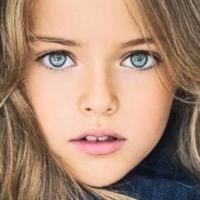
#> input picture Models/age_prediction/crop_part1/10_1_0_20170109204617417.jpg.chip.jpg, 200 x 200 px, found by its file name; its folder holds only this picture in this run
$ jupyter execute --allow-errors age_prediction.ipynb
#> lines starting #> are read from the running program, lines starting #| are printed output that depends on the picture
# Imports

[cell 1]
import pandas as pd
import numpy as np
import seaborn as sns
import os
from PIL import Image, ImageOps
from sklearn.model_selection import train_test_split
import matplotlib.pyplot as plt
from keras.models import Sequential
from keras.layers import Conv2D, MaxPooling2D, Activation, Dropout, Flatten, Dense
from keras import optimizers
from tensorflow.keras.preprocessing.image import ImageDataGenerator
import tensorflow as tf

# Loading Data

[cell 2]
import os
from PIL import Image
import pandas as pd

image_dir = "/home/jay/Face_Analysis/datasets/age_prediction/crop_part1"


images = []
ages = []
genders = []

# Loop through images
for filename in os.listdir(image_dir)[:8000]:
    try:
        age, gender = map(int, filename.split("_")[:2])
        img_path = os.path.join(image_dir, filename)
        img = Image.open(img_path).convert("RGB")
#> img is the input picture: PIL image 200x200 RGB; mean R, G, B 170.1, 137.5, 117

        ages.append(age)
        genders.append(gender)
        images.append(img)

    except Exception as e:
        print(f"Skipping file {filename}: {e}")

# Create a DataFrame
df = pd.DataFrame({
    "Images": images,
    "Ages": ages,
    "Genders": genders
})
#> df = table of 1 rows and 3 columns

df.head()
#> Out = table of 1 rows and 3 columns

[cell 3]
df['Genders'].value_counts()

#> (a cell that did not finish here is left out)

#> (a cell that did not finish here is left out)

#  Visualising and Preparing Data

[cell 6]
sns.histplot(df['Ages'],kde=True,bins=30)
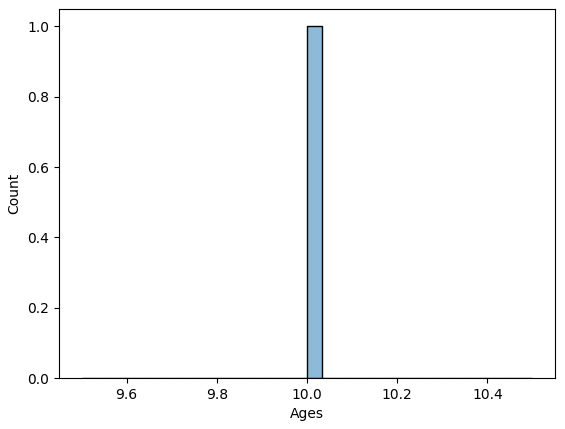
#> figure drawn by matplotlib, 1 panel; tallest bar 1 high, from x = 10 to 10.03

[cell 7]
under4s = []

for i in range(len(df)):
    if df['Ages'].iloc[i] <= 4:
        under4s.append(df.iloc[i])
#> this loop made 1 pass
#> after the loop, under4s = []
under4s = pd.DataFrame(under4s)
#> under4s = table of 0 rows and 0 columns
under4s = under4s.sample(frac = 0.3)

df = df[df['Ages'] > 4]
df = pd.concat([df,under4s],ignore_index = True)

[cell 8]
sns.histplot(df['Ages'],kde=True, bins=30)

[cell 9]
df = df[df['Ages'] < 80]

[cell 10]
sns.histplot(df['Ages'],kde=True, bins=20)
#> figure, not shown here; tallest bar 1 high, from x = 10 to 10.05

[cell 11]
sns.countplot(data=df,x='Genders', order=df.Genders.value_counts().index)
plt.show()
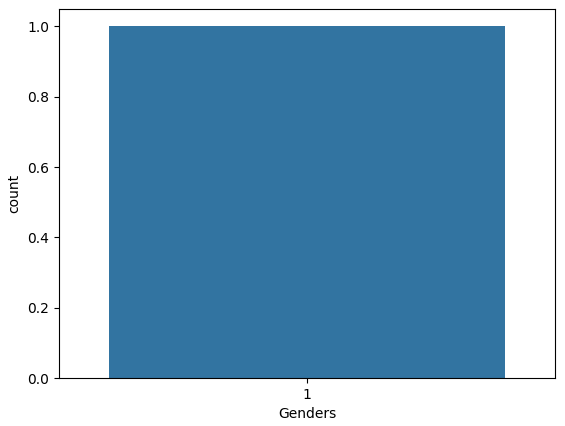
#> figure drawn by matplotlib, 1 panel

[cell 12]
# Reset index to avoid KeyError
df = df.reset_index(drop=True)

x = []
y = []

for i in range(len(df)):
    try:
        img = df.loc[i, 'Images']

        # Make sure the image is a PIL image
        if not isinstance(img, Image.Image):
            print(f"Skipping index {i}: Not an image object")
            continue

        # Resize safely
        resized = img.copy().resize((200, 200), Image.Resampling.LANCZOS)
        ar = np.asarray(resized)

        x.append(ar)
        y.append([int(df.loc[i, 'Ages']), int(df.loc[i, 'Genders'])])

    except Exception as e:
        print(f" Skipping index {i} due to error: {type(e).__name__} - {e}")
#> after the loop, x = 1 item; y = [[10, 1]]

x = np.array(x)
y = np.array(y)

[cell 13]
print("X shape:", x.shape)
#| X shape: (1, 200, 200, 3)
print("Y shape:", y.shape)
#| Y shape: (1, 2)

# Train Test Split

[cell 14]
y_age = df['Ages']
y_gender = df['Genders']

#> (the rest of this cell did not finish here and is left out)

# Creating the Models

#> (a cell that did not finish here is left out)

# Training the Models

#> (a cell that did not finish here is left out)

#> (a cell that did not finish here is left out)

# Evaluating the Model

[cell 18]
def process_and_predict(file):
    im = Image.open(file).convert("RGB")  # Ensure 3 channels

    # Square crop
    width, height = im.size
    if width != height:
        if width > height:
            left = (width - height) / 2
            right = left + height
            im = im.crop((left, 0, right, height))
        else:
            top = (height - width) / 2
            bottom = top + width
            im = im.crop((0, top, width, bottom))

    im = im.resize((200, 200), Image.Resampling.LANCZOS)

    # Prepare for model
    ar = np.asarray(im).astype("float32") / 255.0
    ar = ar.reshape(1, 200, 200, 3)

    # Predictions
    age_pred = int(agemodel.predict(ar)[0][0])
    gender_pred = int(np.round(genmodel.predict(ar)[0][0]))
    gender = "male" if gender_pred == 0 else "female"

    print(f"Age: {age_pred}\nGender: {gender}")

    return im.resize((300, 300), Image.Resampling.LANCZOS)

#> (a cell that did not finish here is left out)

#> (a cell that did not finish here is left out)

#> (a cell that did not finish here is left out)
